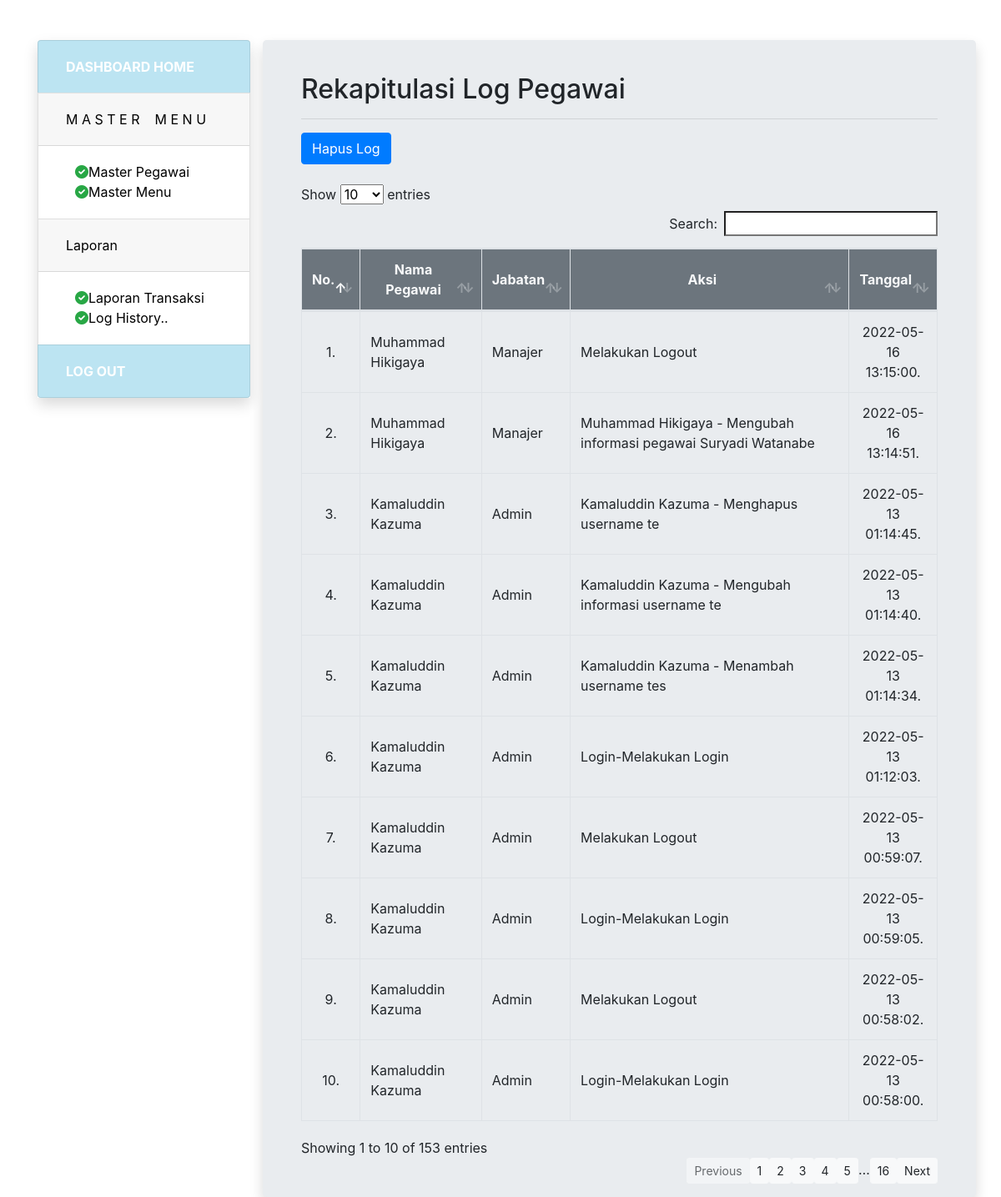
Page /log.php (signed in) on the committed database.
### tables this page shows
CREATE TABLE `tbl_log` (
  `id_log` int(11) NOT NULL,
  `id_pegawai` int(11) NOT NULL,
  `nama_pegawai` varchar(100) NOT NULL,
  `jabatan` varchar(100) NOT NULL,
  `aksi` text NOT NULL,
  `date` timestamp NOT NULL DEFAULT current_timestamp() ON UPDATE current_timestamp()
);

### log.php (the view, shortened to what this page needs)
<?php
include "header.php";
include "koneksi.php";
    ?>
<div class="jumbotron p-3 m-0 shadow col-9">
    <div class="container">
        <div class="col">
            <h2 class="mt-4">Rekapitulasi Log Pegawai</h2>
            <hr>
            <button class="btn btn-primary mb-4" id="hapus">Hapus Log</button>
            <table class="table table-bordered table-hover table-responsive" id="log">
                <thead>
                    <tr class="text-center bg-secondary text-light">
                        <th>No.</th>
                        <th>Nama Pegawai</th>
                        <th>Jabatan</th>
                        <th>Aksi</th>
                        <th>Tanggal</th>
                    </tr>
                </thead>
                <tbody>
                    <?php
                    $no = 1;
                    $sql = "SELECT * FROM tbl_log ORDER BY id_log DESC";
                    $query = mysqli_query($koneksi, $sql);
                    while($data = mysqli_fetch_array($query)){
                        $aksi = $data["aksi"];
                        $nama_pegawai = $data["nama_pegawai"];
                        $jabatan = $data["jabatan"];
                    ?>
                    <tr>
                        <td align="center" width="5%"><?= $no++;?>. </td>
                        <td><?= $nama_pegawai;?></td>
                        <td><?= $jabatan;?></td>
                        <td><?= $aksi;?></td>
                        <td align="center" width="5%"><?= $data["date"];?>. </td>
                    </tr>
                    <?php
                    }?>
                </tbody>
            </table>
        </div>
    </div>
</div>
</div>
</div>
</div>

### header.php (shortened to what this page needs)
<?php
$jabatan = $_SESSION['jabatan'];
?>
<!DOCTYPE html>
<html>
<head>
    <link rel="stylesheet" href="css/bootstrap.min.css"/>
    <link rel="stylesheet" href="css/dataTables.bootstrap4.min.css"/>
    <link rel="stylesheet" href="css/component-chosen.css"/>
    <link rel="stylesheet" href="css/all.min.css">
</head>
<body>
    <div class="Showdisplay" style="display:block">
    <div class="flx">
    <div class="container">
        <div class="row mt-5">
            <div class="col-3">
                <div class="accordion shadow" id="accordionExample">
                    <div class="card bgMenu hoverMenu">
                        <div class="card-header">
                            <h2 class="mb-0">
                                <a href="dashboard.php" class="btn btn-link btn-block text-left text-white"><strong class="border-secondary">DASHBOARD HOME</strong></a>
                            </h2>
                        </div>
                    </div>
                    <?php
                    if(($jabatan=="Admin" or $jabatan=="Manajer") AND $jabatan != "kasir"){?>
                    <div class="card">
                        <div class="card-header hoverMenu">
                            <h2 class="mb-0">
                                <button class="btn btn-link btn-block text-left collapsed" type="button" data-toggle="collapse" data-target="#collapseOne">M A S T E R&nbsp&nbsp&nbsp  M E N U</button>
                            </h2>
                        </div>
                        <div id="collapseOne" class="collapse show" data-parent="#accordionExample">
                            <div class="card-body ml-4">
                    <?php
                    if($jabatan=="Admin"){
                    ?>
                        <div class="menuMaster"><i class="fas fa-check-circle text-success"></i><a href="login.php">Master Login</a></div>
                        <?php
                    }else{
                    ?>
                    <div class="menuMaster"><i class="fas fa-check-circle text-success"></i><a href="pegawai.php">Master Pegawai</a></div>
                    <div class="menuMaster"><i class="fas fa-check-circle text-success"></i><a href="menu.php">Master Menu</a></div>
                    <?php
                }?>
                        </div>
                    </div>
                </div>
            <?php
        }?>
            <div class="card">
                <div class="card-header hoverMenu">
                    <h2 class="mb-0">
                        <button class="btn btn-link btn-block text-left collapsed" type="button" data-toggle="collapse" data-target="#collapseThree">Laporan</button>
                    </h2>
                </div>
                <div id="collapseThree" data-parent="#accordionExample">
                    <div class="card-body ml-4">
                    <?php
                        if($jabatan != "Admin"){?>
                            <div class="menuMaster"><i class="fas fa-check-circle text-success"></i><a href="transaksi-laporan.php">Laporan Transaksi</a></div>
                        <?php
                    }?>
                        <?php
                        if($jabatan=="Admin" or $jabatan == "Manajer"){?>
                            <div class="menuMaster"><i class="fas fa-check-circle text-success"></i><a href="log.php">Log History..</a></div>
                        <?php
                    }?>
                        </div>
                                </div>
                            </div>
                            <div class="card bgMenu hoverMenu">
                                <div class="card-header">
                                    <h2 class="mb-0">
                                        <a href="logout.php" class="btn btn-link btn-block text-left text-white"><strong class="border-secondary">LOG OUT</strong></a>
                                    </h2>
                                </div>
                            </div>
                        </div>
                </div>

### rows in the picture
tbl_log: nama_pegawai "Muhammad Hikigaya", jabatan "Manajer", aksi "Melakukan Logout", date "2022-05-16 13:15:00"
tbl_log: nama_pegawai "Muhammad Hikigaya", jabatan "Manajer", aksi "Muhammad Hikigaya - Mengubah informasi pegawai Suryadi Watanabe", date "2022-05-16 13:14:51"
tbl_log: nama_pegawai "Kamaluddin Kazuma", jabatan "Admin", aksi "Kamaluddin Kazuma - Menghapus username te", date "2022-05-13 01:14:45"
tbl_log: nama_pegawai "Kamaluddin Kazuma", jabatan "Admin", aksi "Kamaluddin Kazuma - Mengubah informasi username te", date "2022-05-13 01:14:40"
tbl_log: nama_pegawai "Kamaluddin Kazuma", jabatan "Admin", aksi "Kamaluddin Kazuma - Menambah username tes", date "2022-05-13 01:14:34"
tbl_log: nama_pegawai "Kamaluddin Kazuma", jabatan "Admin", aksi "Login-Melakukan Login", date "2022-05-13 01:12:03"
tbl_log: nama_pegawai "Kamaluddin Kazuma", jabatan "Admin", aksi "Melakukan Logout", date "2022-05-13 00:59:07"
tbl_log: nama_pegawai "Kamaluddin Kazuma", jabatan "Admin", aksi "Login-Melakukan Login", date "2022-05-13 00:59:05"
tbl_log: nama_pegawai "Kamaluddin Kazuma", jabatan "Admin", aksi "Melakukan Logout", date "2022-05-13 00:58:02"
tbl_log: nama_pegawai "Kamaluddin Kazuma", jabatan "Admin", aksi "Login-Melakukan Login", date "2022-05-13 00:58:00"
